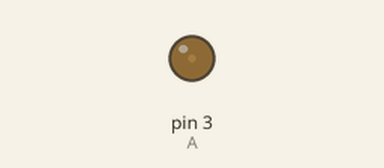
Simulated run of this sketch. Board: Arduino Uno, built with avr-gcc and run on an emulated ATmega328P. On the bench: output pins drawn as LEDs (lit = HIGH).

Above: at 0.05 s.
At 0.25 s:
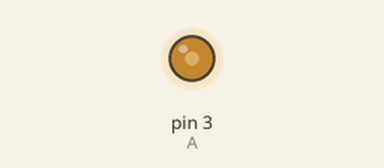
At 0.45 s:
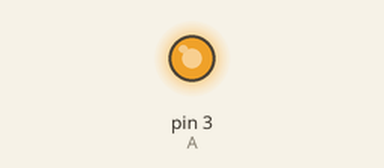
At 0.9 s:
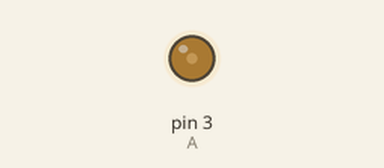
Timing chart, 0 to 3.0 s (numbered marks = the images above):
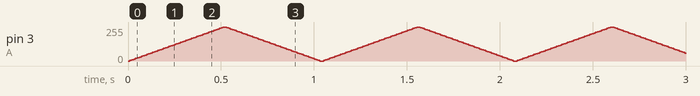

The sketch:

Arduino_PWM_Fade_InOut.ino
```cpp
//อย่าลืมต่อตัวต้านทานจำกัดแรงดันนะครับ
int A = 3;    //A = Led Pin "3"

void setup()  //Setup
{
  pinMode(A,OUTPUT);  //Set A(Pin"3") = OUTPUT
}

void loop() //Loop
{
  for(int x=0 ; x<=255 ; x=x+5) //loop 0 to 255
  {
    analogWrite(A,x);   //value = x
    delay(10);          //wait 10 ms
  }

   for(int x=255 ; x>=0 ; x=x-5)  //loop 255 to 0
  {
    analogWrite(A,x);    //value = x
    delay(10);           //wait 10 ms
  }
}

//@WhiteSpaceCH
```
